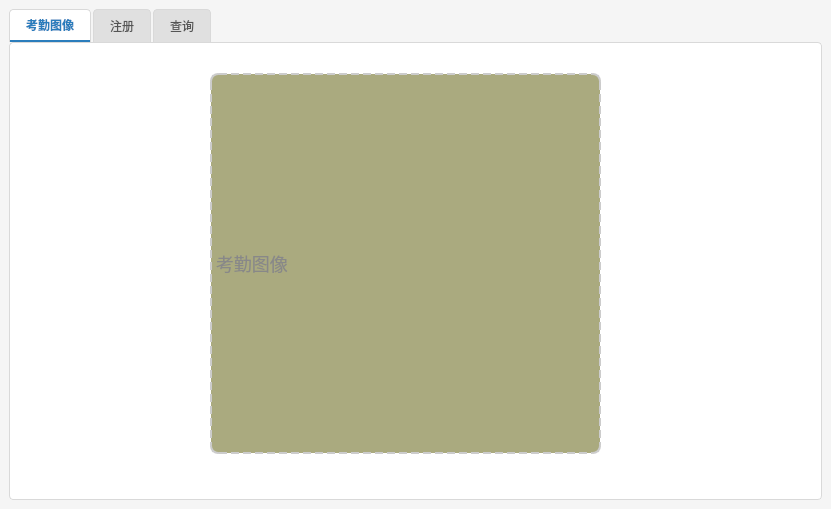
<?xml version="1.0" encoding="UTF-8"?>
<ui version="4.0">
 <class>AttendanceWin</class>
 <widget class="QMainWindow" name="AttendanceWin">
  <property name="geometry">
   <rect>
    <x>0</x>
    <y>0</y>
    <width>831</width>
    <height>509</height>
   </rect>
  </property>
  <property name="windowTitle">
   <string>AttendanceWin</string>
  </property>
  <property name="styleSheet">
   <string notr="true">
    /* 主窗口样式 */
    QMainWindow {
        background-color: #f5f5f5;
        font-family: &quot;Microsoft YaHei&quot;;
    }
    
    /* 标签页控件样式 */
    QTabWidget::pane {
        border: 1px solid #d9d9d9;
        border-radius: 4px;
        background: white;
    }
    
    QTabBar::tab {
        background: #e0e0e0;
        border: 1px solid #d9d9d9;
        border-bottom: none;
        padding: 8px 16px;
        margin-right: 2px;
        border-top-left-radius: 4px;
        border-top-right-radius: 4px;
        color: #555;
    }
    
    QTabBar::tab:selected {
        background: white;
        color: #2b7dbc;
        font-weight: bold;
        border-bottom: 2px solid #2b7dbc;
    }
    
    QTabBar::tab:hover {
        background: #f0f0f0;
    }
    
    /* 考勤图像标签样式 */
    #picLB {
        background-color: #f0f0f0;
        border: 2px dashed #ccc;
        border-radius: 8px;
        color: #888;
        font-size: 18px;
        qproperty-alignment: AlignCenter;
    }
    
    /* 按钮通用样式 */
    QPushButton {
        background-color: #2b7dbc;
        color: white;
        border: none;
        padding: 8px 16px;
        border-radius: 4px;
        min-width: 80px;
    }
    
    QPushButton:hover {
        background-color: #3a8bcc;
    }
    
    QPushButton:pressed {
        background-color: #1a6dac;
    }
    
    /* 输入框样式 */
    QLineEdit, QTextEdit, QComboBox {
        border: 1px solid #d9d9d9;
        border-radius: 4px;
        padding: 6px;
        background: white;
    }
    
    QLineEdit:focus, QTextEdit:focus {
        border: 1px solid #2b7dbc;
    }
    
    /* 表格样式 */
    QTableView {
        border: 1px solid #d9d9d9;
        background: white;
        gridline-color: #eaeaea;
        selection-background-color: #d5e8f7;
    }
    
    QHeaderView::section {
        background-color: #f0f0f0;
        padding: 6px;
        border: none;
    }
</string>
  </property>
  <widget class="QWidget" name="centralwidget">
   <layout class="QGridLayout" name="gridLayout">
    <item row="0" column="0">
     <widget class="QTabWidget" name="tabWidget">
      <property name="currentIndex">
       <number>0</number>
      </property>
      <widget class="QWidget" name="showWidget">
       <attribute name="title">
        <string>考勤图像</string>
       </attribute>
       <widget class="QLabel" name="picLB">
        <property name="geometry">
         <rect>
          <x>200</x>
          <y>30</y>
          <width>391</width>
          <height>381</height>
         </rect>
        </property>
        <property name="styleSheet">
         <string notr="true">background-color: rgb(170, 170, 127);</string>
        </property>
        <property name="text">
         <string>考勤图像</string>
        </property>
       </widget>
      </widget>
      <widget class="RegisterWin" name="registerWidget">
       <attribute name="title">
        <string>注册</string>
       </attribute>
      </widget>
      <widget class="SelectWin" name="selectWidget">
       <attribute name="title">
        <string>查询</string>
       </attribute>
      </widget>
     </widget>
    </item>
   </layout>
  </widget>
 </widget>
 <customwidgets>
  <customwidget>
   <class>RegisterWin</class>
   <extends>QWidget</extends>
   <header location="global">registerwin.h</header>
   <container>1</container>
  </customwidget>
  <customwidget>
   <class>SelectWin</class>
   <extends>QWidget</extends>
   <header location="global">selectwin.h</header>
   <container>1</container>
  </customwidget>
 </customwidgets>
 <resources/>
 <connections/>
</ui>
